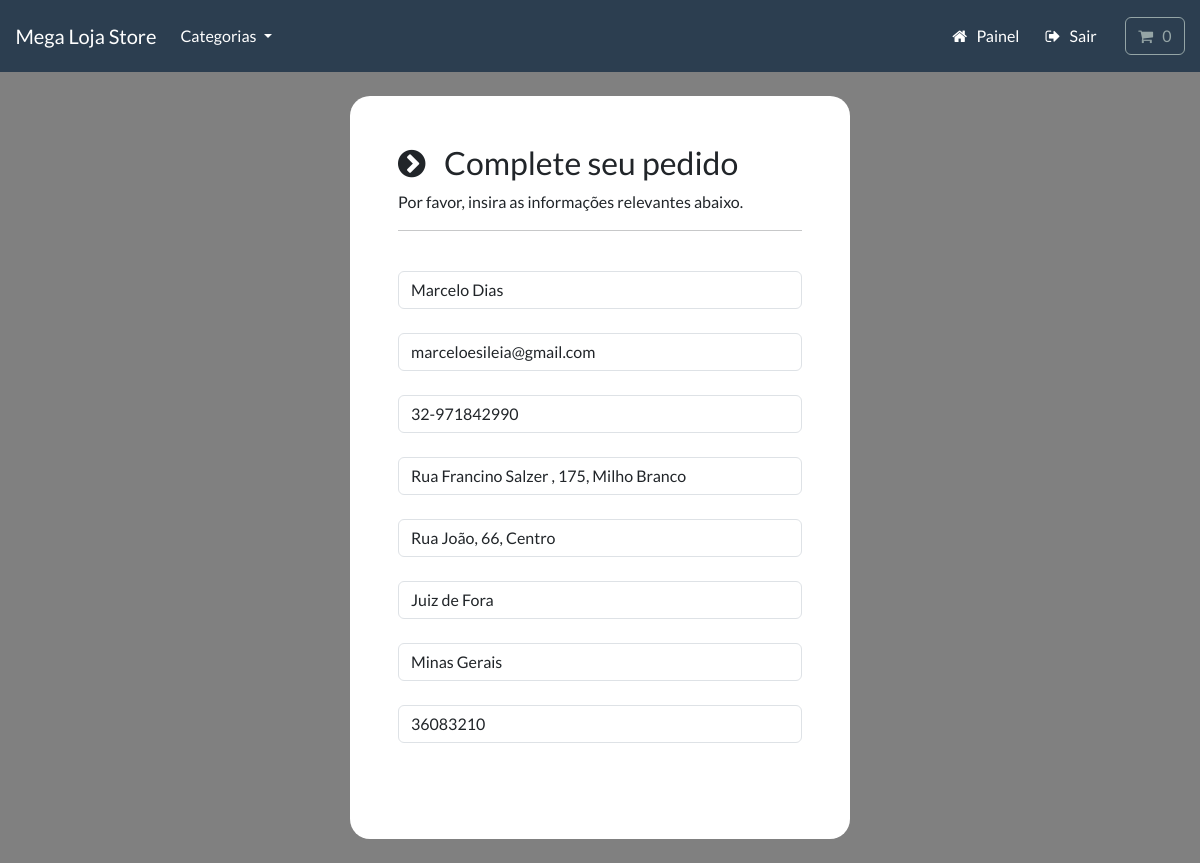
The app's page /payment/checkout (signed in) with its own data.
### payment/models.py (models this page shows, shortened)
class ShippingAddress(models.Model):
    full_name = models.CharField(
        max_length=300)
    email = models.EmailField(max_length=255)
    phone = models.CharField(max_length=15)
    address1 = models.CharField(max_length=300)
    address2 = models.CharField(max_length=300)
    city = models.CharField(max_length=255)
    state = models.CharField(max_length=255)
    zipcode = models.CharField(max_length=255, null=True, blank=True)
    user = models.ForeignKey(
        User, on_delete=models.CASCADE, null=True, blank=True)
    class Meta:
        verbose_name_plural = 'Shipping Address'

### payment/views.py (the view)
# urls.py: path('checkout', views.checkout, name='checkout'),
def checkout(request):
    if request.user.is_authenticated:
        try:
            shipping_address = ShippingAddress.objects.get(
                user=request.user.id)
            context = {'shipping': shipping_address}
            return render(request, 'payment/checkout.html', context=context)
        except:
            return render(request, 'payment/checkout.html')
    else:
        return render(request, 'payment/checkout.html')

### cart/cart.py (called while the page is built)
    def __len__(self):
        return sum(item['qty'] for item in self.cart.values())

    def get_total(self):
        return sum(Decimal(item['price']) * item['qty'] for item in self.cart.values())  # noqa

### cart/context_processors.py (called while the page is built)
def cart(request):
    return {'cart': Cart(request)}

### store/models.py (called while the page is built)
    def get_absolute_url(self):
        return reverse('list-category', args=[self.slug])

### store/views.py (called while the page is built)
def categories(request):
    all_categories = Category.objects.all()
    return {'all_categories': all_categories}

### payment/templates/payment/checkout.html (shortened to what this page needs)
{% include "store/base.html" %}
{% load static %}
{% block content %}
    <body>
        <br>
        <div class="container bg-white shadow-md p-5" style="width:500px; border-radius:20px;">
            <form id="form" onsubmit="event.preventDefault();">
                <div>
                    <h3> <i class="fa fa-chevron-circle-right" aria-hidden="true"></i> &nbsp; Complete seu pedido </h3>
                    <p> Por favor, insira as informações relevantes abaixo. </p>
                    <hr>
                    <br>
                    <div class="form-field">
                        <input class="form-control validate" id="name" type="text" placeholder="Nome Completo*" autocomplete="off" value="{{shipping.full_name}}" required>
                    </div>
                    <br>
                    <div class="form-field">
                        <input class="form-control validate" id="email" type="email" placeholder="Email*" autocomplete="off" value="{{shipping.email}}" required>
                    </div>
                    <br>
                    <div class="form-field">
                        <input class="form-control validate" id="phone" type="text" placeholder="Telefone*" autocomplete="off" value="{{shipping.phone}}" required>
                    </div>
                    <br>
                    <div class="form-field">
                        <input class="form-control validate" id="address1" type="text" placeholder="Endereço 1*" autocomplete="off" value="{{shipping.address1}}" required>
                    </div>
                    <br>
                    <div class="form-field">
                        <input class="form-control validate" id="address2" type="text" placeholder="Endereço 2*" autocomplete="off" value="{{shipping.address2}}" required>
                    </div>
                    <br>
                    <div class="form-field">
                        <input class="form-control validate" id="city" type="text" placeholder="Cidade*" autocomplete="off" value="{{shipping.city}}" required>
                    </div>
                    <br>
                    <div class="form-field">
                        <input class="form-control" id="state" type="text" placeholder="Estado (Opcional)" autocomplete="off" value="{{shipping.state}}">
                    </div>
                    <br>
                    <div class="form-field">
                        <input class="form-control" id="zipcode" type="text" placeholder="Cep (Opcional)" autocomplete="off" value="{{shipping.zipcode}}">
                    </div>
                </div>
                <br>
                <br>
            </form>
        </div>
        <br>
    </body>
{% endblock %}

### payment/templates/payment/checkout.html (style rules this page uses)
body { background-color: gray; }

### records on screen
ShippingAddress: full_name "Marcelo Dias", email "marceloesileia@gmail.com", phone "32-971842990", address1 "Rua Francino Salzer , 175, Milho Branco", address2 "Rua João, 66, Centro", city "Juiz de Fora", state "Minas Gerais", zipcode "36083210"
